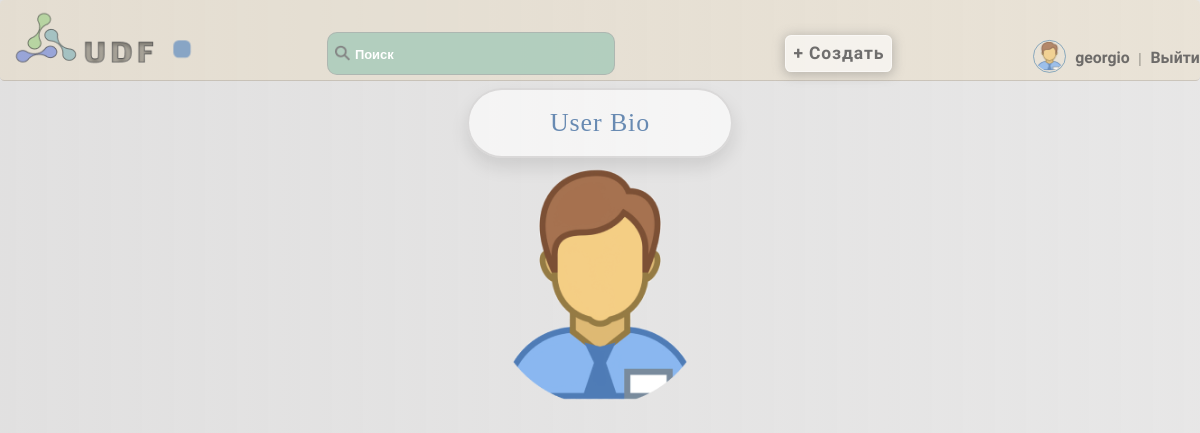
The app's page /accounts/bio/ (signed in), older data.
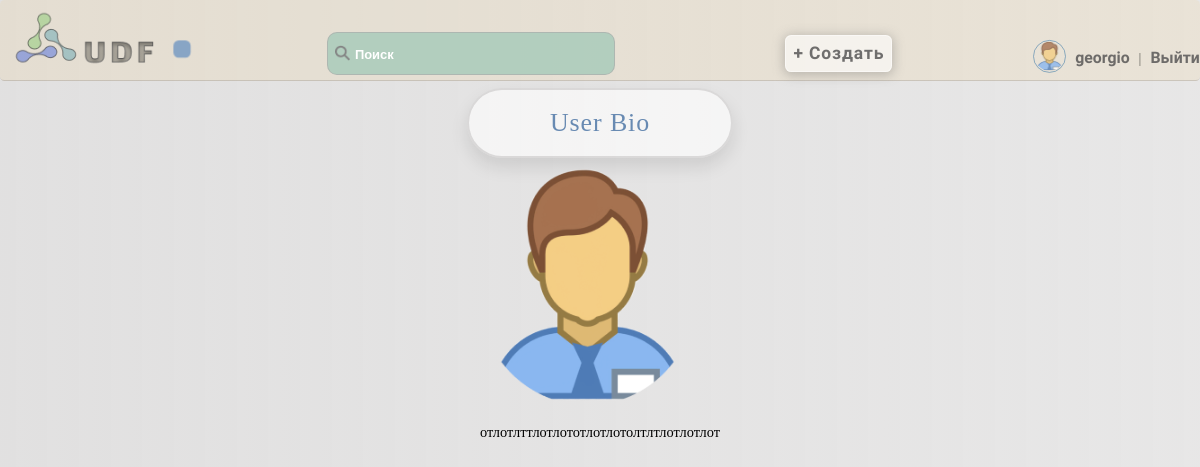
The same page, newer data.
### accounts/models.py (models this page shows, shortened)
class User(AbstractUser):
    username = models.CharField(max_length=150, unique=True)
    password = models.CharField(max_length=128, null=False, blank=False)
    bio = models.TextField(blank=True)
    avatar = models.ImageField(upload_to='avatars', blank=True)
    date_joined = models.DateTimeField(auto_now_add=True)
    email = models.EmailField(unique=True)
    last_login = None
    groups = None
    user_permissions = None
    def avatar_url(self):
        if self.avatar:
            return self.avatar.url
        else:
            return settings.STATIC_URL + 'static/images/standart_img.png'

### accounts/views.py (the view)
# urls.py: path('bio/', bio_view, name='bio_view'),
@login_required
def bio_view(request):
    bio_form = BioForm(instance=request.user)
    if request.method == 'POST':
        bio_form = BioForm(request.POST, request.FILES, instance=request.user)
        if bio_form.is_valid():
            bio_form.save()
            return redirect('bio_view')
    return render(request, 'accounts/bio.html', {'user': request.user, 'avatar_url': request.user.avatar_url(), 'bio_form': bio_form})

### accounts/forms.py
class BioForm(forms.ModelForm):
    class Meta:
        model = User
        fields = ['bio', 'avatar']

### accounts/templates/accounts/bio.html
{% extends 'core/base.html' %}
{% block content %}
    <h1>User Bio</h1>
    <div id="bio-container">
        <img src="{{ avatar_url }}" alt="{{ user.username }}'s avatar">
        <p>{{ user.bio }}</p>
    </div>
{% endblock %}

### core/templates/core/base.html (shortened to what this page needs)
<!DOCTYPE html>
{% load static %}
<html lang="en">
<head>
    <link rel="stylesheet" href="{% static 'css/style.css' %}">
</head>
<body class="loaded">
<div class="menu">
    <div class="wrap">
        <div class="logo">
            <a class="logo-menu" href="{% url 'base_with_articles' %}"><img src="{% static 'images/logo.png' %}" alt=""></a>
        </div>
        <div class="shape"></div>
        <ul>
            <li>
                <label class="search-icon">
                    <img src="{% static 'images/search.png' %}" alt="Search">
                </label>
                <input class="search-input" type="text" placeholder="Поиск" id="search-input">
            </li>
            <li>
                <a class="add-button" href="{% url 'add_article' %}">
                    <button type="button">+ Создать</button>
                </a>
            </li>
            {% if user.is_authenticated %}
            <li>
                {% if user.avatar %}
                 <img class="menu-avatar" src="{{ user.avatar.url }}" alt="{{ user.username }} Avatar">
                 {% else %}
                 <img class="menu-avatar" src="{% static 'images/standart_img.png' %}" alt="Default Avatar">
                {% endif %}
                <a href="{% url 'user_profile' %}">{{ user.username }}</a> | <a href="{% url 'logout' %}">Выйти</a>
            </li>
            {% endif %}
        </ul>
    </div>
</div>
<div class="container">
    <div class="wrap">
        {% block content %}{% endblock %}
    </div>
</body>
</html>

### core/static/css/style.css (style rules this page uses)
body { margin: 0; padding: 0; background: linear-gradient(to right, rgba(214, 213, 213, 0.73), rgba(214, 213, 213, 0.58)); zoom: 0.9; height: 100vh; opacity: 0; }
.menu .wrap { display: flex; flex-wrap: nowrap; justify-content: space-between; align-items: center; border-bottom: 2px solid rgba(0, 0, 0, 0.13); padding: 11px; background: rgba(239, 204, 139, 0.17); border-radius: 5px; }
.menu .logo-menu, .menu ul { display: inline-block; vertical-align: middle; }
.menu ul { flex-grow: 1; display: flex; list-style: none; padding: 0; margin: 0; align-items: baseline; justify-content: space-evenly; }
.menu ul li:last-child { margin-right: 0; position: relative; left: 11%; top: 16px; }
.menu ul li:first-child { margin-right: 0; position: relative; left: 1%; top: 11px; }
.menu ul li:nth-child(2) { margin-right: 0; position: relative; left: 7%; top: 12px; }
ul input { padding: 14px; border-radius: 11px; width: 290px; background: rgba(163, 201, 184, 0.77); color: #646363; margin-right: 11px; font-size: 1em; font-weight: bold; border: 2px solid rgba(169, 168, 168, 0.6); text-indent: 16px; transition: background-color ease-in-out 0.3s; }
.search-input::placeholder { color: #ffffff; font-size: 0.9em; }
ul button { padding: 8px; border-radius: 7px; background: rgba(255, 255, 255, 0.57); font-size: 1.1em; font-family: Play, serif; font-weight: bold; letter-spacing: 1px; box-shadow: 0 2px 12px 2px rgba(112, 110, 110, 0.36); color: rgba(82, 81, 81, 0.82); border: 2px solid rgba(255, 255, 255, 0.47); transition: background-color ease-in-out 0.3s, color ease-in-out 0.3s; }
.menu ul li a { text-decoration: none; color: rgba(82, 81, 81, 0.82); font-weight: bold; font-size: 1.1em; font-family: Play, serif; padding: 6px; transition: border-bottom linear 0.3s, color ease-in-out 0.3s; }
.search-icon { position: relative; left:10%; top: 3px; padding:7px; }
.logo-menu { opacity: 0.9; transition: opacity ease-in-out 0.3s; }
ul { list-style: none; font-family: Spectral SC, serif; font-weight: 300; color: rgba(59, 58, 53, 0.71); }
.container .wrap { display: flex; flex-direction: column; align-items: center; justify-content: center; }
label, #id_username { color: rgba(100, 100, 100, 0.7); font-weight: bold; font-family: Roboto Condensed, serif; }
.shape { width: 20px; height: 20px; background-color: rgba(113, 150, 194, 0.8); margin-top: 20px; transition: background-color 2.2s ease; animation: colorChange 3s infinite alternate ease-in-out; }
h1 { font-family: Spectral SC, serif; font-size: 1.8em; font-weight: 500; color: rgb(104, 138, 178); background-color: rgba(255, 255, 255, 0.62); border: 3px solid rgba(166, 164, 164, 0.35); box-shadow: 0 10px 20px rgba(0, 0, 0, 0.1); }
h1,.span-welcome { box-sizing: border-box; text-align: center; padding: 20px 90px; border-radius: 50px; letter-spacing: 1px; }
.menu-avatar { width: 33px; height: 33px; padding: 1px; border-radius: 50%; border: 2px solid rgba(9, 90, 154, 0.53); opacity: 0.8; margin: 0 auto; transform: translateY(11px); }
h1 { margin: 7px; }

Row changes from the older to the newer data that the page shows:
changed User "georgio": bio (not shown) → "отлотлттлотлототлотлотолтлтлотлотлот"
